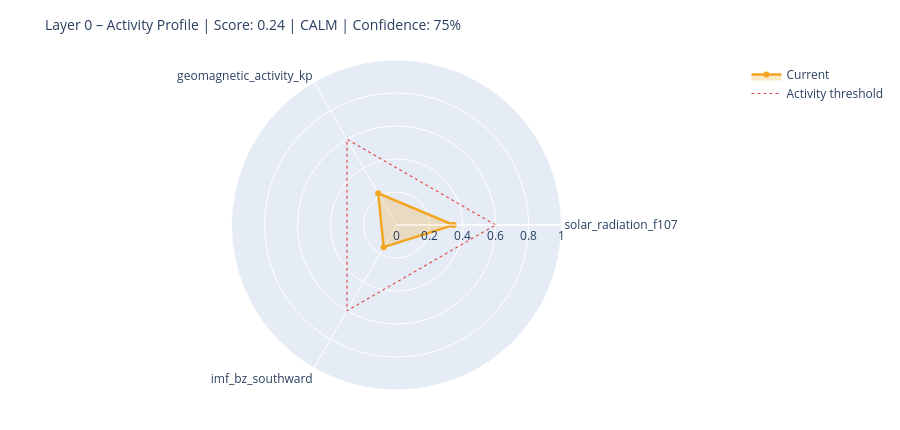

Notebook code cell kept with this figure:
### Markdown cell above
---
## 6. State Assessment & Handoff to Layer 1

### Code cell
# ============================================================
# STEP 1 – Collect raw values with source modes
# Mode: 'primary' | 'fallback_3h' | 'last_valid' | 'missing'
# ============================================================

def safe_last(df, col):
    if df is None or col not in df.columns: return None
    s = df[col].dropna()
    return float(s.iloc[-1]) if not s.empty else None

f107_now = safe_last(df_f107, 'f10.7')
bz_now   = safe_last(df_mag,  'bz_gsm')
kp_now   = safe_last(df_kp,   'kp')
sw_now   = safe_last(df_sw,   'speed')

source_modes = {
    'F10.7':    'primary'  if f107_now is not None else 'missing',
    'Kp':       'primary'  if kp_now   is not None else 'missing',
    'IMF_Bz':   'primary'  if bz_now   is not None else 'missing',
    'SW_speed': 'primary'  if sw_now   is not None else 'missing',
}

# Kp Fallback – 3h endpoint
if kp_now is None:
    try:
        r = requests.get(
            'https://services.swpc.noaa.gov/json/noaa-planetary-k-index.json',
            timeout=10)
        r.raise_for_status()
        fb = pd.DataFrame(r.json())
        tc = next((c for c in fb.columns if 'time' in c.lower()), fb.columns[0])
        kc = next((c for c in fb.columns if 'kp' in c.lower() and c != tc), None)
        if kc:
            fb[kc] = fb[kc].astype(str).str.extract(r'([0-9]+(?:\.[0-9]*)?)')[0]
            fb[kc] = pd.to_numeric(fb[kc], errors='coerce')
            fb = fb[fb[kc] >= 0].dropna(subset=[kc])
            if not fb.empty:
                kp_now = float(fb[kc].iloc[-1])
                source_modes['Kp'] = 'fallback_3h'
                print(f'  Kp fallback (3h): {kp_now:.1f}')
    except Exception as e:
        print(f'  Kp fallback failed: {e}')

# Solar Wind Fallback – last valid value
if sw_now is None and df_sw is not None and 'speed' in df_sw.columns:
    s = df_sw['speed'].dropna()
    if not s.empty:
        sw_now = float(s.iloc[-1])
        source_modes['SW_speed'] = 'last_valid'
        print(f'  SW fallback (last_valid): {sw_now:.0f} km/s')

print()
print('Source modes:', source_modes)

# ============================================================
# STEP 2 – Score from available components only
# ============================================================

def norm(v, lo, hi):
    if v is None: return None
    return max(0.0, min(1.0, (v - lo) / (hi - lo)))

COMPONENTS = {
    'solar_radiation_f107':    (f107_now, norm(f107_now, 60, 250)),
    'geomagnetic_activity_kp': (kp_now,   norm(kp_now,   0,   9)),
    'imf_bz_southward':        (bz_now,   norm(-(bz_now or 0) if bz_now else None, -5, 30)
                                           if bz_now is not None else None),
    'solar_wind_speed':        (sw_now,   norm(sw_now, 300, 800)),
}

available   = {k: v[1] for k, v in COMPONENTS.items() if v[1] is not None}
unavailable = [k for k, v in COMPONENTS.items() if v[1] is None]

layer0_score = round(sum(available.values()) / len(available), 4) if available else None
confidence   = round(len(available) / len(COMPONENTS), 2)

level = ('unknown'  if layer0_score is None
         else 'calm'     if layer0_score < 0.3
         else 'moderate' if layer0_score < 0.6
         else 'active')

# ============================================================
# STEP 3 – Dominant Driver
# ============================================================

def dominant_driver(kp, f107, bz, sw):
    candidates = []
    if kp   is not None and kp   >= 4:   candidates.append(('geomagnetic',    kp / 9))
    if sw   is not None and sw   >= 500:  candidates.append(('solar_wind',     sw / 800))
    if bz   is not None and bz   <= -5:   candidates.append(('imf_southward',  abs(bz) / 30))
    if f107 is not None and f107 >= 150:  candidates.append(('solar_radiation',f107 / 250))
    return max(candidates, key=lambda x: x[1])[0] if candidates else 'none'

driver = dominant_driver(kp_now, f107_now, bz_now, sw_now)

# ============================================================
# STEP 4 – Downstream expectations
# ============================================================

def downstream_expectation(driver, score, kp, bz, f107):
    exp = {
        'magnetosphere':        'calm',
        'ionosphere':           'calm',
        'schumann_resonance':   'unchanged',
        'lithosphere_currents': 'low',
    }
    if driver == 'geomagnetic' or (kp and kp >= 5):
        exp['magnetosphere']        = 'compressed / storm'
        exp['ionosphere']           = 'elevated disturbance (TEC variability)'
        exp['schumann_resonance']   = 'elevated amplitude possible'
        exp['lithosphere_currents'] = 'elevated induction currents'
    elif driver == 'imf_southward' or (bz and bz <= -5):
        exp['magnetosphere']        = 'energy coupling active'
        exp['ionosphere']           = 'elevated electron density possible'
        exp['schumann_resonance']   = 'slight modulation possible'
    elif driver == 'solar_radiation' or (f107 and f107 >= 150):
        exp['ionosphere']           = 'elevated ionization (F-layer)'
        exp['schumann_resonance']   = 'slightly elevated background activity'
    return exp

downstream = downstream_expectation(driver, layer0_score, kp_now, bz_now, f107_now)

# ============================================================
# CONSOLE OUTPUT
# ============================================================

W = 58
print('=' * W)
print('LAYER 0 – STATE ASSESSMENT')
print('=' * W)
for name, (raw_v, score_v) in COMPONENTS.items():
    if score_v is not None:
        bar = '█' * int(score_v * 20) + '░' * (20 - int(score_v * 20))
        print(f'  {name:<35}  {bar}  {score_v:.2f}')
    else:
        print(f'  {name:<35}  {"─" * 20}  n/a')
print('-' * W)
print(f'  Score ({len(available)}/{len(COMPONENTS)} components):  {layer0_score:.3f}')
print(f'  Confidence:         {confidence:.0%}')
print(f'  Level:              {level.upper()}')
print(f'  Dominant Driver:    {driver}')

# Radar chart
cats = list(available.keys())
vals = list(available.values())
if len(cats) >= 3:
    fig = go.Figure()
    fig.add_trace(go.Scatterpolar(
        r=vals + [vals[0]], theta=cats + [cats[0]],
        fill='toself', fillcolor='rgba(242,166,35,0.25)',
        line=dict(color='#F2A623', width=2.5), name='Current'
    ))
    fig.add_trace(go.Scatterpolar(
        r=[0.6] * (len(cats) + 1), theta=cats + [cats[0]],
        line=dict(color='#E24B4A', dash='dot', width=1.2),
        mode='lines', name='Activity threshold'
    ))
    fig.update_layout(
        title=dict(text=f'Layer 0 – Activity Profile | Score: {layer0_score:.2f} | {level.upper()} | Confidence: {confidence:.0%}',
                   font=dict(size=14)),
        polar=dict(radialaxis=dict(visible=True, range=[0, 1])),
        height=430, showlegend=True,
        margin=dict(l=60, r=60, t=60, b=40)
    )
    fig.show()

### Figure 1 — Plotly figure (JSON) as saved in the notebook; plotly's stock layout.template omitted (floating-point values rounded to 4 significant figures)
{"data": [{"fill": "toself", "fillcolor": "rgba(242,166,35,0.25)", "line": {"color": "#F2A623", "width": 2.5}, "name": "Current", "r": [0.3457, 0.2222, 0.1554, 0.3457], "theta": ["solar_radiation_f107", "geomagnetic_activity_kp", "imf_bz_southward", "solar_radiation_f107"], "type": "scatterpolar"}, {"line": {"color": "#E24B4A", "dash": "dot", "width": 1.2}, "mode": "lines", "name": "Activity threshold", "r": [0.6, 0.6, 0.6, 0.6], "theta": ["solar_radiation_f107", "geomagnetic_activity_kp", "imf_bz_southward", "solar_radiation_f107"], "type": "scatterpolar"}], "layout": {"height": 430, "margin": {"b": 40, "l": 60, "r": 60, "t": 60}, "polar": {"radialaxis": {"range": [0, 1], "visible": true}}, "showlegend": true, "title": {"font": {"size": 14}, "text": "Layer 0 – Activity Profile | Score: 0.24 | CALM | Confidence: 75%"}}}
